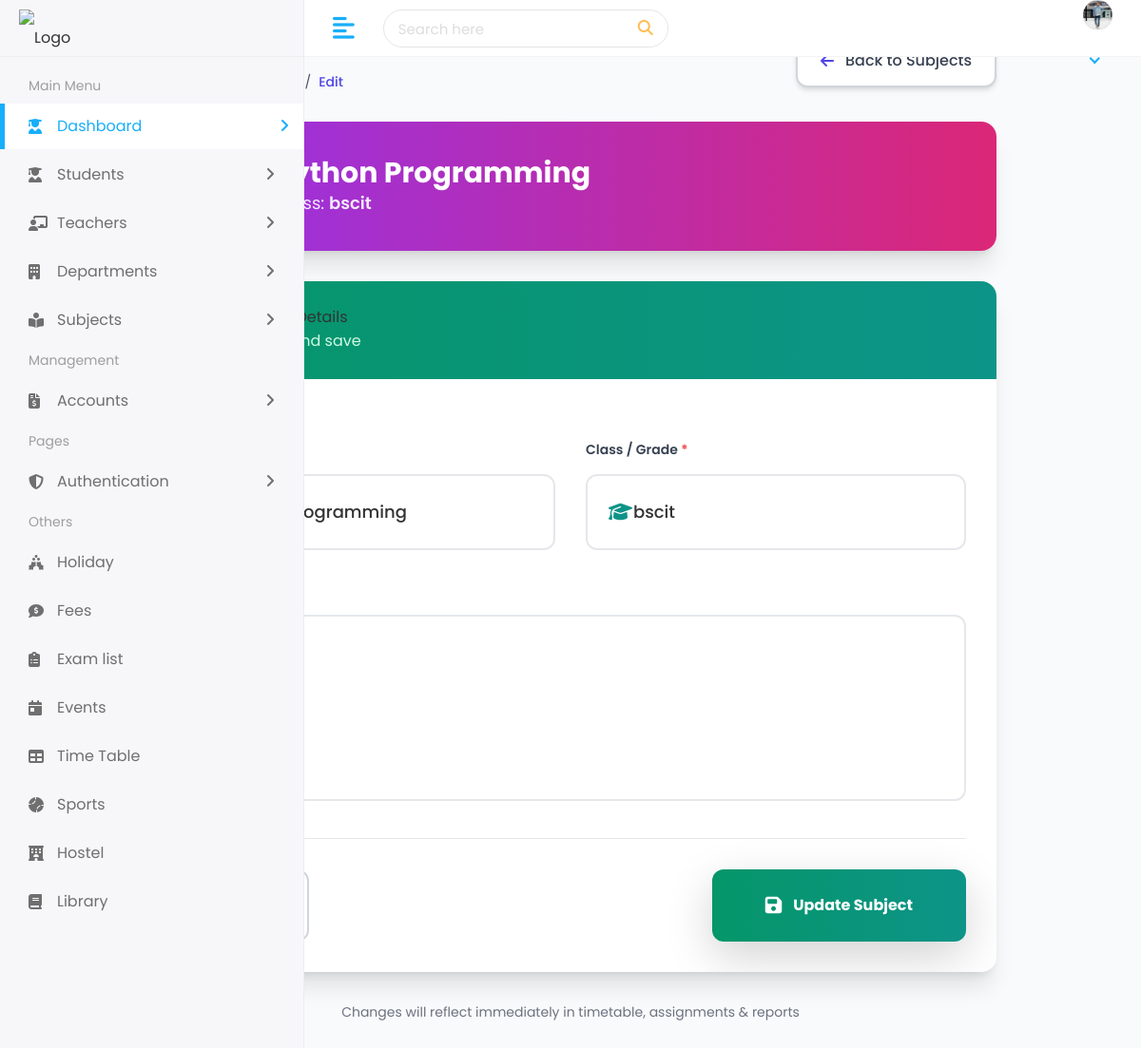
/student/subjects/1/edit/ (signed in), run on the app's committed database.
### school/models.py (models this page shows, shortened)
class AdminProfile(models.Model):
	user = models.OneToOneField(User, on_delete=models.CASCADE, related_name='admin_profile')
	image = models.ImageField(upload_to='admins/', blank=True, null=True)
	mobile = models.CharField(max_length=20, blank=True)
	address = models.TextField(blank=True)
	joining_date = models.DateField(blank=True, null=True)

### student/models.py (models this page shows, shortened)
class Subject(models.Model):
    name = models.CharField(max_length=200)
    code = models.CharField(max_length=50, blank=True, null=True)
    department = models.ForeignKey(Department, on_delete=models.SET_NULL, null=True, blank=True, related_name='subjects')
    class_name = models.CharField(max_length=100, blank=True, null=True)
    description = models.TextField(blank=True, null=True)
    created_at = models.DateTimeField(auto_now_add=True)

### student/views.py (the view)
    def wrapper(request, *args, **kwargs):
        if not request.user.is_authenticated or not request.user.is_superuser:
            messages.error(request, 'You do not have permission to perform this action. Only superusers can add, edit, or delete records.')
            return redirect('index')
        return view_func(request, *args, **kwargs)

### student/views.py (called while the page is built, shortened)
def superuser_required(view_func):
    def wrapper(request, *args, **kwargs):
        if not request.user.is_authenticated or not request.user.is_superuser:
            messages.error(request, 'You do not have permission to perform this action. Only superusers can add, edit, or delete records.')
            return redirect('index')
        return view_func(request, *args, **kwargs)
    return wrapper

@superuser_required
def edit_subject_view(request, id=None):
    subject = get_object_or_404(Subject, id=id)
    if request.user.is_authenticated:
        unread_notifications = Notification.objects.filter(user=request.user, is_read=False)
        unread_count = unread_notifications.count()
    else:
        unread_notifications = []
        unread_count = 0
    context = {
        'subject': subject,
        'departments': Department.objects.all(),
        'unread_notification': unread_notifications,
        'unread_notification_count': unread_count,
        'user': request.user,
    }
    return render(request, 'edit-subject.html', context)

### templates/edit-subject.html (shortened to what this page needs)
{% extends 'Home/base.html' %}
{% load static %}
{% block body %}
<div class="min-h-screen bg-gray-50 py-8 px-4">
    <div class="max-w-4xl mx-auto">
        <div class="flex items-center justify-between mb-8">
            <div>
                <h1 class="text-3xl font-bold text-gray-900">Edit Subject</h1>
                <nav class="flex mt-2 text-sm text-gray-600">
                    <a href="{% url 'dashboard' %}" class="hover:text-indigo-600">Dashboard</a>
                    <span class="mx-2">/</span>
                    <a href="{% url 'subjects' %}" class="hover:text-indigo-600">Subjects</a>
                    <span class="mx-2">/</span>
                    <span class="text-indigo-600 font-medium">Edit</span>
                </nav>
            </div>
            <a href="{% url 'subjects' %}"
               class="flex items-center space-x-3 px-6 py-3.5 bg-white border-2 border-gray-300 rounded-xl shadow-md hover:shadow-lg hover:border-gray-400 hover:bg-gray-50 font-medium text-gray-700 transition-all duration-200 transform hover:-translate-x-1">
                <i class="fas fa-arrow-left text-indigo-600"></i>
                <span>Back to Subjects</span>
            </a>
        </div>
        <div class="bg-white rounded-2xl shadow-xl overflow-hidden mb-8">
            <div class="bg-gradient-to-r from-purple-600 to-pink-600 px-8 py-7">
                <div class="flex items-center space-x-6">
                    <div class="w-20 h-20 bg-white/20 backdrop-blur rounded-full flex items-center justify-center text-3xl font-bold text-white shadow-lg">
                    </div>
                    <div>
                        <h2 class="text-3xl font-bold text-white">{{ subject.name }}</h2>
                        <p class="text-purple-100 text-lg">
                            Class: <span class="font-semibold">{{ subject.class_name }}</span>
                        </p>
                    </div>
                </div>
            </div>
        </div>
        <div class="bg-white rounded-2xl shadow-xl overflow-hidden">
            <div class="bg-gradient-to-r from-emerald-600 to-teal-600 px-8 py-7">
                <h2 class.png text-2xl font-bold text-white flex items-center">
                    Update Subject Details
                </h2>
                <p class="text-emerald-100 mt-1">Make changes and save</p>
            </div>
            <form method="POST" class="p-8 space-y-8">
                <div class="grid grid-cols-1 md:grid-cols-2 gap-8">
                    <div class="relative">
                        <label class="block text-sm font-semibold text-gray-700 mb-3">
                            Subject Name <span class="text-red-500">*</span>
                        </label>
                        <div class="relative">
                            <div class="absolute inset-y-0 left-0 pl-4 flex items-center pointer-events-none">
                            </div>
                            <input
                                type="text"
                                name="name"
                                value="{{ subject.name }}"
                                required
                                class="w-full pl-12 pr-4 py-4 border-2 border-gray-200 rounded-xl focus:border-emerald-500 focus:ring-4 focus:ring-emerald-100 transition duration-200 text-lg font-medium"
                            >
                        </div>
                    </div>
                    <div class="relative">
                        <label class="block text-sm font-semibold text-gray-700 mb-3">
                            Class / Grade <span class="text-red-500">*</span>
                        </label>
                        <div class="relative">
                            <div class="absolute inset-y-0 left-0 pl-4 flex items-center pointer-events-none">
                            </div>
                            <input
                                type="text"
                                name="class_name"
                                value="{{ subject.class_name }}"
                                required
                                class="w-full pl-12 pr-4 py-4 border-2 border-gray-200 rounded-xl focus:border-teal-500 focus:ring-4 focus:ring-teal-100 transition duration-200 text-lg font-medium"
                            >
                        </div>
                    </div>
                </div>
                <div>
                    <label class="block text-sm font-semibold text-gray-700 mb-3">
                    </label>
                    <textarea
                        name="description"
                        rows="6"
                        placeholder="Update description, syllabus info, or teaching methodology..."
                        class="w-full px-5 py-4 border-2 border-gray-200 rounded-xl focus:border-emerald-500 focus:ring-4 focus:ring-emerald-100 transition duration-200 resize-none text-gray-700"
                    >{{ subject.description }}</textarea>
                </div>
                <div class="flex items-center justify-between pt-8 border-t border-gray-200">
                    <a href="{% url 'subjects' %}"
                       class="px-10 py-4 border-2 border-gray-300 rounded-xl hover:bg-gray-50 font-medium transition">
                    </a>
                    <button type="submit"
                            class="px-14 py-4 bg-gradient-to-r from-emerald-600 to-teal-600 hover:from-emerald-700 hover:to-teal-700 text-white font-bold rounded-xl shadow-lg transform hover:scale-105 transition duration-300 flex items-center space-x-3">
                        <i class="fas fa-save text-xl"></i>
                        <span>Update Subject</span>
                    </button>
                </div>
            </form>
        </div>
        <div class="mt-8 text-center text-sm text-gray-500">
            <p>Changes will reflect immediately in timetable, assignments & reports</p>
        </div>
    </div>
</div>
<script src="https://cdn.tailwindcss.com"></script>
{% endblock %}

### templates/Home/base.html (shortened to what this page needs)
{% load static %}
<!DOCTYPE html>
<html lang="en">
   <head>
      <link rel="stylesheet" href="{% static 'assets/plugins/bootstrap/css/bootstrap.min.css' %}">
      <link rel="stylesheet" href="{% static 'assets/plugins/fontawesome/css/fontawesome.min.css' %}">
      <link rel="stylesheet" href="{% static 'assets/plugins/fontawesome/css/all.min.css' %}">
      <link rel="stylesheet" href="{% static 'assets/css/style.css' %}">
   </head>
   <body>
      <div class="main-wrapper">
         <div class="header">
            <div class="header-left">
               <a href="{% url 'index' %}" class="logo">
               <img src="https://skoolapp.com/wp-content/uploads/2018/03/website-attandence-features-page.png" alt="Logo" width="150" height="100">
               </a>
            </div>
            <a href="javascript:void(0);" id="toggle_btn">
            <i class="fas fa-align-left"></i>
            </a>
            <div class="top-nav-search">
               <form>
                  <input type="text" class="form-control" placeholder="Search here">
                  <button class="btn" type="submit"><i class="fas fa-search"></i></button>
               </form>
            </div>
            <ul class="nav user-menu">
               <li class="nav-item dropdown noti-dropdown">
                  <a href="#" class="dropdown-toggle nav-link" data-toggle="dropdown">
                  </a>
               </li>
               <li class="nav-item dropdown has-arrow">
                           <a href="#" class="dropdown-toggle nav-link" data-toggle="dropdown">
                           <span class="user-img">
                              {% if user.is_authenticated and user.admin_profile.image %}
                                 <img class="rounded-circle" src="{{ user.admin_profile.image.url }}" width="31" alt="{{ user.username }}">
                              {% else %}
                                 <img class="rounded-circle" src="{% static 'assets/img/profiles/avatar-01.jpg' %}" width="31" alt="{{ user.username }}">
                              {% endif %}
                           </span>
                           </a>
               </li>
            </ul>
         </div>
         <div class="sidebar" id="sidebar">
            <div class="sidebar-inner slimscroll">
               <div id="sidebar-menu" class="sidebar-menu">
                  <ul>
                     <li class="menu-title">
                        <span>Main Menu</span>
                     </li>
                     <li class="submenu active">
                        <a href="#"><i class="fas fa-user-graduate"></i> <span> Dashboard</span> <span class="menu-arrow"></span></a>
                     </li>
                     <li class="submenu">
                        <a href="#"><i class="fas fa-user-graduate"></i> <span> Students</span> <span class="menu-arrow"></span></a>
                     </li>
                     <li class="submenu">
                        <a href="#"><i class="fas fa-chalkboard-teacher"></i> <span> Teachers</span> <span class="menu-arrow"></span></a>
                     </li>
                     <li class="submenu">
                        <a href="#"><i class="fas fa-building"></i> <span> Departments</span> <span class="menu-arrow"></span></a>
                     </li>
                     <li class="submenu">
                        <a href="#"><i class="fas fa-book-reader"></i> <span> Subjects</span> <span class="menu-arrow"></span></a>
                     </li>
                     <li class="menu-title">
                        <span>Management</span>
                     </li>
                     <li class="submenu">
                        <a href="#"><i class="fas fa-file-invoice-dollar"></i> <span> Accounts</span> <span class="menu-arrow"></span></a>
                     </li>
                     <li class="menu-title">
                        <span>Pages</span>
                     </li>
                        <li class="submenu">
                        <a href="#"><i class="fas fa-shield-alt"></i> <span> Authentication </span> <span class="menu-arrow"></span></a>
                     </li>
                     <li class="menu-title">
                        <span>Others</span>
                     <li>
                        <a href="{% url 'holiday' %}"><i class="fas fa-holly-berry"></i> <span>Holiday</span></a>
                     </li>
                     <li>
                        <a href="{% url 'fees' %}"><i class="fas fa-comment-dollar"></i> <span>Fees</span></a>
                     </li>
                     <li>
                        <a href="{% url 'exam' %}"><i class="fas fa-clipboard-list"></i> <span>Exam list</span></a>
                     </li>
                     <li>
                        <a href="{% url 'event_list' %}"><i class="fas fa-calendar-day"></i> <span>Events</span></a>
                     </li>
                     <li>
                        <a href="{% url 'time_table' %}"><i class="fas fa-table"></i> <span>Time Table</span></a>
                     </li>
                       <li>
                           <a href="{% url 'sports' %}"><i class="fas fa-baseball-ball"></i> <span>Sports</span></a>
                        </li>
                        <li>
                           <a href="{% url 'hostel' %}"><i class="fas fa-hotel"></i> <span>Hostel</span></a>
                        </li>
                     <li>
                        <a href="{% url 'library' %}"><i class="fas fa-book"></i> <span>Library</span></a>
                     </li>
               </div>
            </div>
         </div>
         {% block body %}
         {% endblock %}
      </div>
   </body>
  </html>

### data on the page
Subject: name "Python Programming", class_name "bscit", description "no"
